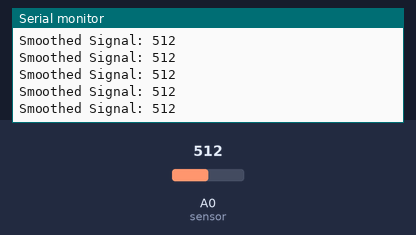
Bench run of a sketch on a simulated Arduino Uno, built with avr-gcc and run on an emulated ATmega328P. Parts: the last lines printed to the serial monitor. Inputs (shaded band) come from the test bench; at power-on: A0 (sensor) = 512.

Above: at 1.2 s.
1.3 s: A0 (sensor) set to 104
At 1.33 s:
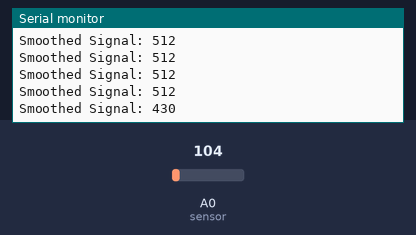
4.3 s: A0 (sensor) set to 90
At 4.31 s:
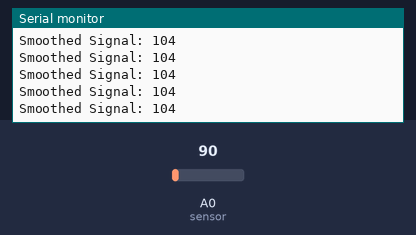
5.8 s: A0 (sensor) set to 992
At 5.82 s:
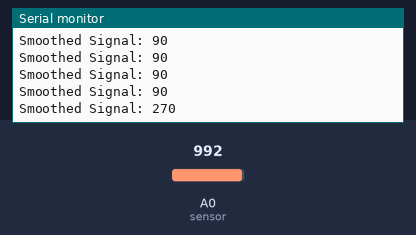
7.3 s: A0 (sensor) set to 1009
At 7.33 s:
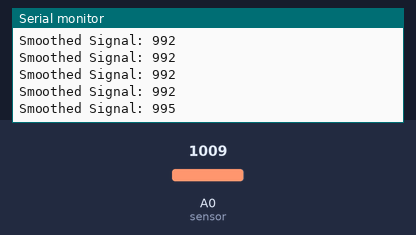
Timing chart, 0 to 10.3 s (numbered marks = the images above; inputs shaded):
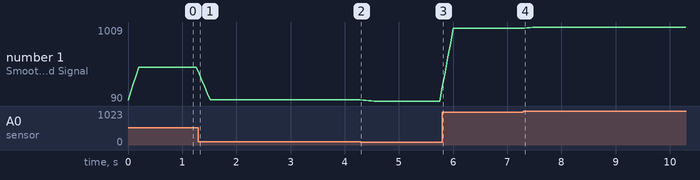

Measured:
- after the input at 1.3 s, the serial monitor: prints a new line at once (image 1)
- after the input at 5.8 s, the serial monitor: prints a new line at once (image 3)
- after the input at 7.3 s, the serial monitor: prints a new line at once (image 4)
- plotted number 1: 512 → 104 after the input at 1.3 s, 104 → 90 after the input at 4.3 s, 90 → 992 after the input at 5.8 s, 992 → 1009 after the input at 7.3 s

The sketch:

19_array_moving_average.ino
```cpp
// Standard array filter that smooths out jumpy, noisy sensor data signals using a rolling average
const int WINDOW_SIZE = 5;
int readings[WINDOW_SIZE]; // Array holding the last few raw read instances
int readIndex = 0;
long totalSum = 0;
int smoothAverage = 0;

void setup() {
  Serial.begin(9600);
  // Zero out the entire array data register space on boot
  for (int i = 0; i < WINDOW_SIZE; i++) readings[i] = 0;
}

void loop() {
  totalSum -= readings[readIndex];       // Subtract the oldest history entry
  readings[readIndex] = analogRead(A0);  // Read newest sensor data into index slot
  totalSum += readings[readIndex];       // Add the new sample to the total sum

  readIndex = (readIndex + 1) % WINDOW_SIZE; // Roll the index counter smoothly

  smoothAverage = totalSum / WINDOW_SIZE; // Compute final output

  Serial.print("Smoothed Signal: ");
  Serial.println(smoothAverage);
  delay(50);
}
```
